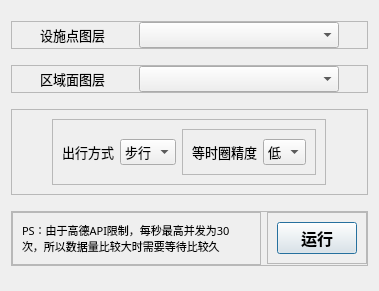
<?xml version="1.0" encoding="UTF-8"?>
<ui version="4.0">
 <class>isochronous_circle_dialog</class>
 <widget class="QDialog" name="isochronous_circle_dialog">
  <property name="geometry">
   <rect>
    <x>0</x>
    <y>0</y>
    <width>379</width>
    <height>291</height>
   </rect>
  </property>
  <property name="windowTitle">
   <string>构建区域等时圈</string>
  </property>
  <layout class="QVBoxLayout" name="verticalLayout">
   <item>
    <widget class="QFrame" name="frame_3">
     <property name="sizePolicy">
      <sizepolicy hsizetype="Preferred" vsizetype="Fixed">
       <horstretch>0</horstretch>
       <verstretch>0</verstretch>
      </sizepolicy>
     </property>
     <property name="frameShape">
      <enum>QFrame::StyledPanel</enum>
     </property>
     <property name="frameShadow">
      <enum>QFrame::Raised</enum>
     </property>
     <layout class="QHBoxLayout" name="horizontalLayout">
      <property name="leftMargin">
       <number>0</number>
      </property>
      <property name="topMargin">
       <number>0</number>
      </property>
      <property name="rightMargin">
       <number>0</number>
      </property>
      <property name="bottomMargin">
       <number>0</number>
      </property>
      <item>
       <widget class="QLabel" name="label">
        <property name="sizePolicy">
         <sizepolicy hsizetype="Fixed" vsizetype="Fixed">
          <horstretch>0</horstretch>
          <verstretch>0</verstretch>
         </sizepolicy>
        </property>
        <property name="font">
         <font>
          <family>MiSans</family>
          <pointsize>10</pointsize>
         </font>
        </property>
        <property name="text">
         <string>设施点图层</string>
        </property>
       </widget>
      </item>
      <item>
       <widget class="QgsMapLayerComboBox" name="layer_facility_ComboBox_ictool">
        <property name="sizePolicy">
         <sizepolicy hsizetype="Fixed" vsizetype="Fixed">
          <horstretch>0</horstretch>
          <verstretch>0</verstretch>
         </sizepolicy>
        </property>
        <property name="minimumSize">
         <size>
          <width>200</width>
          <height>0</height>
         </size>
        </property>
        <property name="font">
         <font>
          <family>MiSans</family>
          <pointsize>10</pointsize>
         </font>
        </property>
       </widget>
      </item>
     </layout>
    </widget>
   </item>
   <item>
    <widget class="QFrame" name="frame_2">
     <property name="sizePolicy">
      <sizepolicy hsizetype="Preferred" vsizetype="Fixed">
       <horstretch>0</horstretch>
       <verstretch>0</verstretch>
      </sizepolicy>
     </property>
     <property name="frameShape">
      <enum>QFrame::StyledPanel</enum>
     </property>
     <property name="frameShadow">
      <enum>QFrame::Raised</enum>
     </property>
     <layout class="QHBoxLayout" name="horizontalLayout_2">
      <property name="leftMargin">
       <number>0</number>
      </property>
      <property name="topMargin">
       <number>0</number>
      </property>
      <property name="rightMargin">
       <number>0</number>
      </property>
      <property name="bottomMargin">
       <number>0</number>
      </property>
      <item>
       <widget class="QLabel" name="label_2">
        <property name="sizePolicy">
         <sizepolicy hsizetype="Fixed" vsizetype="Fixed">
          <horstretch>0</horstretch>
          <verstretch>0</verstretch>
         </sizepolicy>
        </property>
        <property name="font">
         <font>
          <family>MiSans</family>
          <pointsize>10</pointsize>
         </font>
        </property>
        <property name="text">
         <string>区域面图层</string>
        </property>
       </widget>
      </item>
      <item>
       <widget class="QgsMapLayerComboBox" name="layer_area_ComboBox_ictool">
        <property name="sizePolicy">
         <sizepolicy hsizetype="Fixed" vsizetype="Fixed">
          <horstretch>0</horstretch>
          <verstretch>0</verstretch>
         </sizepolicy>
        </property>
        <property name="minimumSize">
         <size>
          <width>200</width>
          <height>0</height>
         </size>
        </property>
        <property name="font">
         <font>
          <family>MiSans</family>
          <pointsize>10</pointsize>
         </font>
        </property>
       </widget>
      </item>
     </layout>
    </widget>
   </item>
   <item>
    <widget class="QFrame" name="frame_6">
     <property name="sizePolicy">
      <sizepolicy hsizetype="Preferred" vsizetype="Fixed">
       <horstretch>0</horstretch>
       <verstretch>0</verstretch>
      </sizepolicy>
     </property>
     <property name="frameShape">
      <enum>QFrame::StyledPanel</enum>
     </property>
     <property name="frameShadow">
      <enum>QFrame::Raised</enum>
     </property>
     <layout class="QHBoxLayout" name="horizontalLayout_6">
      <item>
       <widget class="QFrame" name="frame_7">
        <property name="sizePolicy">
         <sizepolicy hsizetype="Fixed" vsizetype="Fixed">
          <horstretch>0</horstretch>
          <verstretch>0</verstretch>
         </sizepolicy>
        </property>
        <property name="frameShape">
         <enum>QFrame::StyledPanel</enum>
        </property>
        <property name="frameShadow">
         <enum>QFrame::Raised</enum>
        </property>
        <layout class="QHBoxLayout" name="horizontalLayout_7">
         <item>
          <widget class="QLabel" name="label_3">
           <property name="sizePolicy">
            <sizepolicy hsizetype="Fixed" vsizetype="Fixed">
             <horstretch>0</horstretch>
             <verstretch>0</verstretch>
            </sizepolicy>
           </property>
           <property name="font">
            <font>
             <family>MiSans</family>
             <pointsize>10</pointsize>
            </font>
           </property>
           <property name="text">
            <string>出行方式</string>
           </property>
          </widget>
         </item>
         <item>
          <widget class="QComboBox" name="travel_mode_comboBox_ictool">
           <property name="sizePolicy">
            <sizepolicy hsizetype="Fixed" vsizetype="Fixed">
             <horstretch>0</horstretch>
             <verstretch>0</verstretch>
            </sizepolicy>
           </property>
           <property name="font">
            <font>
             <family>MiSans</family>
             <pointsize>10</pointsize>
            </font>
           </property>
           <item>
            <property name="text">
             <string>步行</string>
            </property>
           </item>
           <item>
            <property name="text">
             <string>驾车</string>
            </property>
           </item>
          </widget>
         </item>
         <item>
          <widget class="QFrame" name="frame_8">
           <property name="sizePolicy">
            <sizepolicy hsizetype="Fixed" vsizetype="Fixed">
             <horstretch>0</horstretch>
             <verstretch>0</verstretch>
            </sizepolicy>
           </property>
           <property name="frameShape">
            <enum>QFrame::StyledPanel</enum>
           </property>
           <property name="frameShadow">
            <enum>QFrame::Raised</enum>
           </property>
           <layout class="QHBoxLayout" name="horizontalLayout_8">
            <item>
             <widget class="QLabel" name="label_4">
              <property name="sizePolicy">
               <sizepolicy hsizetype="Fixed" vsizetype="Fixed">
                <horstretch>0</horstretch>
                <verstretch>0</verstretch>
               </sizepolicy>
              </property>
              <property name="font">
               <font>
                <family>MiSans</family>
                <pointsize>10</pointsize>
               </font>
              </property>
              <property name="text">
               <string>等时圈精度</string>
              </property>
             </widget>
            </item>
            <item>
             <widget class="QComboBox" name="precision_comboBox">
              <property name="sizePolicy">
               <sizepolicy hsizetype="Fixed" vsizetype="Fixed">
                <horstretch>0</horstretch>
                <verstretch>0</verstretch>
               </sizepolicy>
              </property>
              <property name="font">
               <font>
                <family>MiSans</family>
                <pointsize>10</pointsize>
               </font>
              </property>
              <item>
               <property name="text">
                <string>低</string>
               </property>
              </item>
              <item>
               <property name="text">
                <string>中</string>
               </property>
              </item>
              <item>
               <property name="text">
                <string>高</string>
               </property>
              </item>
             </widget>
            </item>
           </layout>
          </widget>
         </item>
        </layout>
       </widget>
      </item>
     </layout>
    </widget>
   </item>
   <item>
    <widget class="QFrame" name="frame">
     <property name="sizePolicy">
      <sizepolicy hsizetype="Preferred" vsizetype="Fixed">
       <horstretch>0</horstretch>
       <verstretch>0</verstretch>
      </sizepolicy>
     </property>
     <property name="frameShape">
      <enum>QFrame::StyledPanel</enum>
     </property>
     <property name="frameShadow">
      <enum>QFrame::Raised</enum>
     </property>
     <layout class="QHBoxLayout" name="horizontalLayout_3">
      <property name="leftMargin">
       <number>0</number>
      </property>
      <property name="topMargin">
       <number>0</number>
      </property>
      <property name="rightMargin">
       <number>0</number>
      </property>
      <property name="bottomMargin">
       <number>0</number>
      </property>
      <item alignment="Qt::AlignLeft">
       <widget class="QFrame" name="frame_4">
        <property name="sizePolicy">
         <sizepolicy hsizetype="Preferred" vsizetype="Fixed">
          <horstretch>0</horstretch>
          <verstretch>0</verstretch>
         </sizepolicy>
        </property>
        <property name="font">
         <font>
          <family>MiSans</family>
         </font>
        </property>
        <property name="frameShape">
         <enum>QFrame::StyledPanel</enum>
        </property>
        <property name="frameShadow">
         <enum>QFrame::Raised</enum>
        </property>
        <layout class="QHBoxLayout" name="horizontalLayout_4">
         <item>
          <widget class="QLabel" name="label_5">
           <property name="sizePolicy">
            <sizepolicy hsizetype="Preferred" vsizetype="Fixed">
             <horstretch>0</horstretch>
             <verstretch>0</verstretch>
            </sizepolicy>
           </property>
           <property name="font">
            <font>
             <family>MiSans</family>
             <pointsize>8</pointsize>
            </font>
           </property>
           <property name="text">
            <string>PS：由于高德API限制，每秒最高并发为30次，所以数据量比较大时需要等待比较久</string>
           </property>
           <property name="wordWrap">
            <bool>true</bool>
           </property>
          </widget>
         </item>
        </layout>
       </widget>
      </item>
      <item>
       <widget class="QFrame" name="frame_5">
        <property name="sizePolicy">
         <sizepolicy hsizetype="Fixed" vsizetype="Fixed">
          <horstretch>0</horstretch>
          <verstretch>0</verstretch>
         </sizepolicy>
        </property>
        <property name="frameShape">
         <enum>QFrame::StyledPanel</enum>
        </property>
        <property name="frameShadow">
         <enum>QFrame::Raised</enum>
        </property>
        <layout class="QHBoxLayout" name="horizontalLayout_5">
         <item>
          <widget class="QPushButton" name="button_ictool_ok">
           <property name="sizePolicy">
            <sizepolicy hsizetype="Fixed" vsizetype="Fixed">
             <horstretch>0</horstretch>
             <verstretch>0</verstretch>
            </sizepolicy>
           </property>
           <property name="font">
            <font>
             <family>MiSans</family>
             <pointsize>12</pointsize>
             <weight>75</weight>
             <bold>true</bold>
            </font>
           </property>
           <property name="text">
            <string>运行</string>
           </property>
          </widget>
         </item>
        </layout>
       </widget>
      </item>
     </layout>
    </widget>
   </item>
  </layout>
 </widget>
 <customwidgets>
  <customwidget>
   <class>QgsMapLayerComboBox</class>
   <extends>QComboBox</extends>
   <header>qgsmaplayercombobox.h</header>
  </customwidget>
 </customwidgets>
 <resources>
  <include location="../resource/rc.qrc"/>
 </resources>
 <connections/>
</ui>
